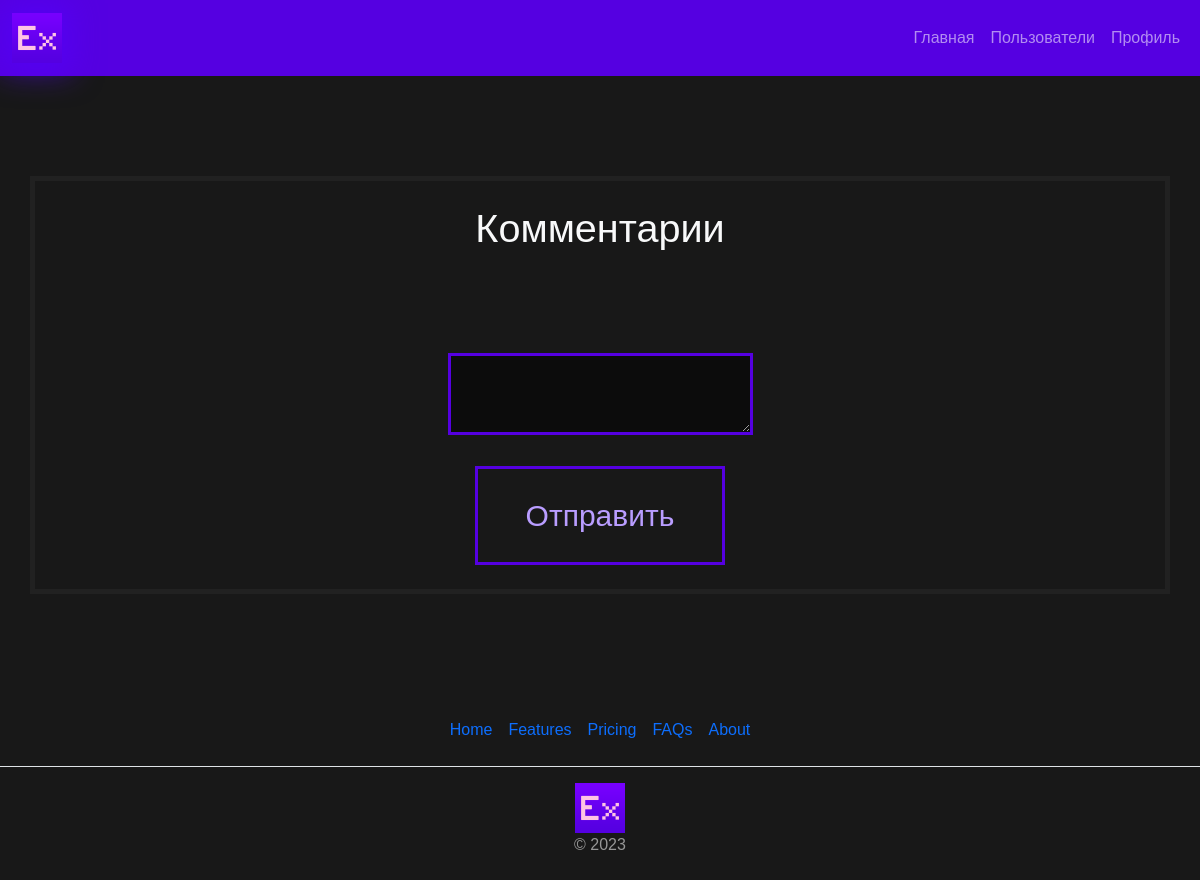
/comments/3 (signed in), run on an earlier commit of the app's database.
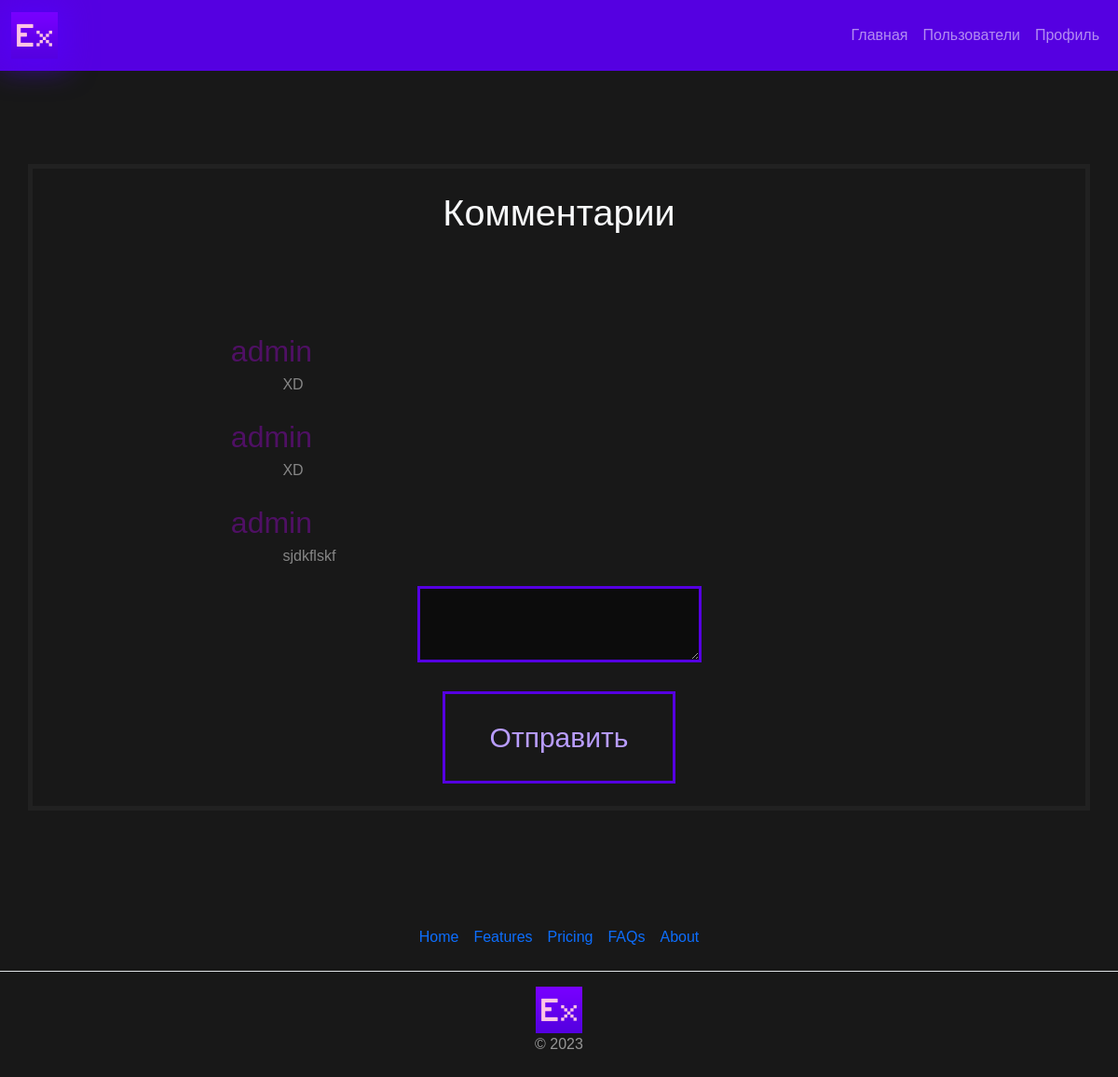
And on a later commit of the database.
### app/models.py (models this page shows, shortened)
class User(db.Model, UserMixin):
    __tablename__ = 'users'
    id = db.Column(db.Integer, primary_key=True)
    username = db.Column(db.String(255), unique=True)
    password = db.Column(db.String(255))
    level = db.Column(db.Integer(), default=1)
    exp = db.Column(db.Integer(), default=0)
    active = db.Column(db.Boolean())
    roles = db.relationship('Role', secondary='user_roles')

class Comment(db.Model):
    __tablename__ = 'comments'
    id = db.Column(db.Integer, primary_key=True)
    text = db.Column(db.Text)
    pub_date = db.Column(db.DateTime, default=datetime.utcnow)
    user_id = db.Column(db.Integer, db.ForeignKey('users.id'))
    post_id = db.Column(db.Integer, db.ForeignKey('posts.id'))
    user = db.relationship('User', backref=db.backref('comments', lazy='dynamic'))
    post = db.relationship('Post', backref=db.backref('comments', lazy='dynamic'))

### app/routes.py (the view)
@app.route('/comments/<int:post_id>', methods=['GET', 'POST'])
@login_required
def get_comments(post_id):
    comments = Comment.query.filter_by(post_id=post_id).all()
    return render_template('comments.html', Users=User, Comments=comments, post_id=post_id)

### app/templates/comments.html (shortened to what this page needs)
{% extends "base.html" %}
{% block content %}
<div class="container">
    <div class="row d-flex justify-content-center" style="border: #212121 solid 5px; padding: 2vw 3vw">
        <div class="col-12 text-center">
            <h3 class="title text-light" style="font-size: 3.3vw;">Комментарии</h3>
            <div class="box">
                {% for comment in Comments %}
                <div class="row justify-content-center" style="margin-bottom: 20px">
                    <div class="col-5 fs-2">
                        <span class="ex-post-txt dynamic-vw text-center" style="color: #4f1064">
                            {{ Users.query.get(comment.user_id).username }}</span><br>
                    </div>
                    <div class="col-6"></div>
                    {% if comment.user_id == current_user.id %}
                    <div class="col-1">
                        <a href="{{ url_for('delete_comment', comment_id=comment.id) }}"
                           class="ex-btn dynamic-vw" style="text-decoration: none">-
                        </a>
                    </div>
                    {% else %}
                        <div class="col-1"></div>
                    {% endif %}
                    <div class="col-7 dynamic-vw text-center">
                        <span class="ex-post-txt dynamic-vw" style="float: left">{{ comment.text }}</span><br>
                    </div>
                </div>
                {% endfor %}
                <form method="POST" action="{{ url_for('add_comment', post_id=post_id) }}">
                    <div class="row">
                        <div class="col-12">
                            <div class="field">
                                <div class="control">
                                    <textarea class="dynamic-vw" name="text_comm" autofocus=""
                                              autocomplete="off" required></textarea>
                                </div>
                            </div>
                        </div>
                    </div>
                    <button type="submit" class="ex-btn dynamic-vw"
                            style="height: auto; width: auto; padding: 2vw 4vw;">Отправить
                    </button>
                </form>
            </div>
        </div>
    </div>
</div>
{% endblock %}

What changed in the data, as far as the page shows it:
added Comment: text "XD"
now on this page (row unchanged): User: query.get "admin"
added Comment: text "XD"
added Comment: text "sjdkflskf"
